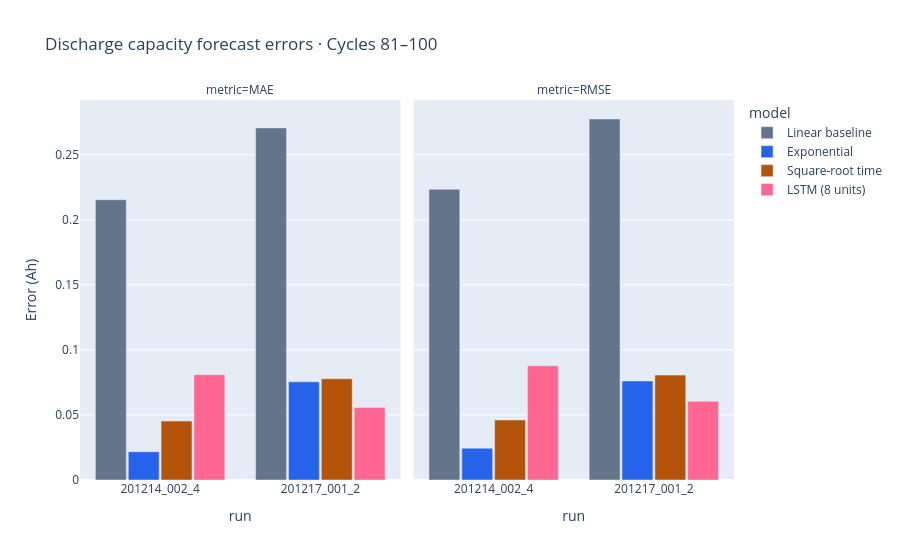

Notebook code cell kept with this figure:
### Code cell
errors = scores.melt(id_vars=["run", "model"], value_vars=metrics[:2],
                     var_name="metric", value_name="error_ah")
errors["metric"] = errors["metric"].map({"test_mae_ah": "MAE", "test_rmse_ah": "RMSE"})
fig = px.bar(errors, x="run", y="error_ah", color="model", facet_col="metric",
             barmode="group", color_discrete_map=colors, labels={"error_ah": "Error (Ah)"},
             title="Discharge capacity forecast errors · Cycles 81–100")
fig.update_layout(bargap=0.18, bargroupgap=0.06)
fig.show()

### Figure 1 — Plotly figure (JSON) as saved in the notebook; plotly's stock layout.template omitted (floating-point values rounded to 4 significant figures)
{"data": [{"alignmentgroup": "True", "hovertemplate": "model=Linear baseline<br>metric=MAE<br>run=%{x}<br>Error (Ah)=%{y}<extra></extra>", "legendgroup": "Linear baseline", "marker": {"color": "#64748B", "pattern": {"shape": ""}}, "name": "Linear baseline", "offsetgroup": "Linear baseline", "orientation": "v", "showlegend": true, "textposition": "auto", "type": "bar", "x": ["201214_002_4", "201217_001_2"], "xaxis": "x", "y": [0.2154, 0.2706], "yaxis": "y"}, {"alignmentgroup": "True", "hovertemplate": "model=Linear baseline<br>metric=RMSE<br>run=%{x}<br>Error (Ah)=%{y}<extra></extra>", "legendgroup": "Linear baseline", "marker": {"color": "#64748B", "pattern": {"shape": ""}}, "name": "Linear baseline", "offsetgroup": "Linear baseline", "orientation": "v", "showlegend": false, "textposition": "auto", "type": "bar", "x": ["201214_002_4", "201217_001_2"], "xaxis": "x2", "y": [0.2234, 0.2775], "yaxis": "y2"}, {"alignmentgroup": "True", "hovertemplate": "model=Exponential<br>metric=MAE<br>run=%{x}<br>Error (Ah)=%{y}<extra></extra>", "legendgroup": "Exponential", "marker": {"color": "#2563EB", "pattern": {"shape": ""}}, "name": "Exponential", "offsetgroup": "Exponential", "orientation": "v", "showlegend": true, "textposition": "auto", "type": "bar", "x": ["201214_002_4", "201217_001_2"], "xaxis": "x", "y": [0.02175, 0.07548], "yaxis": "y"}, {"alignmentgroup": "True", "hovertemplate": "model=Exponential<br>metric=RMSE<br>run=%{x}<br>Error (Ah)=%{y}<extra></extra>", "legendgroup": "Exponential", "marker": {"color": "#2563EB", "pattern": {"shape": ""}}, "name": "Exponential", "offsetgroup": "Exponential", "orientation": "v", "showlegend": false, "textposition": "auto", "type": "bar", "x": ["201214_002_4", "201217_001_2"], "xaxis": "x2", "y": [0.02447, 0.07614], "yaxis": "y2"}, {"alignmentgroup": "True", "hovertemplate": "model=Square-root time<br>metric=MAE<br>run=%{x}<br>Error (Ah)=%{y}<extra></extra>", "legendgroup": "Square-root time", "marker": {"color": "#B45309", "pattern": {"shape": ""}}, "name": "Square-root time", "offsetgroup": "Square-root time", "orientation": "v", "showlegend": true, "textposition": "auto", "type": "bar", "x": ["201214_002_4", "201217_001_2"], "xaxis": "x", "y": [0.04534, 0.07784], "yaxis": "y"}, {"alignmentgroup": "True", "hovertemplate": "model=Square-root time<br>metric=RMSE<br>run=%{x}<br>Error (Ah)=%{y}<extra></extra>", "legendgroup": "Square-root time", "marker": {"color": "#B45309", "pattern": {"shape": ""}}, "name": "Square-root time", "offsetgroup": "Square-root time", "orientation": "v", "showlegend": false, "textposition": "auto", "type": "bar", "x": ["201214_002_4", "201217_001_2"], "xaxis": "x2", "y": [0.04613, 0.08062], "yaxis": "y2"}, {"alignmentgroup": "True", "hovertemplate": "model=LSTM (8 units)<br>metric=MAE<br>run=%{x}<br>Error (Ah)=%{y}<extra></extra>", "legendgroup": "LSTM (8 units)", "marker": {"color": "#FF6692", "pattern": {"shape": ""}}, "name": "LSTM (8 units)", "offsetgroup": "LSTM (8 units)", "orientation": "v", "showlegend": true, "textposition": "auto", "type": "bar", "x": ["201214_002_4", "201217_001_2"], "xaxis": "x", "y": [0.08096, 0.05581], "yaxis": "y"}, {"alignmentgroup": "True", "hovertemplate": "model=LSTM (8 units)<br>metric=RMSE<br>run=%{x}<br>Error (Ah)=%{y}<extra></extra>", "legendgroup": "LSTM (8 units)", "marker": {"color": "#FF6692", "pattern": {"shape": ""}}, "name": "LSTM (8 units)", "offsetgroup": "LSTM (8 units)", "orientation": "v", "showlegend": false, "textposition": "auto", "type": "bar", "x": ["201214_002_4", "201217_001_2"], "xaxis": "x2", "y": [0.08777, 0.06049], "yaxis": "y2"}], "layout": {"annotations": [{"font": {}, "showarrow": false, "text": "metric=MAE", "x": 0.245, "xanchor": "center", "xref": "paper", "y": 1, "yanchor": "bottom", "yref": "paper"}, {"font": {}, "showarrow": false, "text": "metric=RMSE", "x": 0.755, "xanchor": "center", "xref": "paper", "y": 1, "yanchor": "bottom", "yref": "paper"}], "bargap": 0.18, "bargroupgap": 0.06, "barmode": "group", "legend": {"title": {"text": "model"}, "tracegroupgap": 0}, "title": {"text": "Discharge capacity forecast errors · Cycles 81–100"}, "xaxis": {"anchor": "y", "domain": [0, 0.49], "title": {"text": "run"}}, "xaxis2": {"anchor": "y2", "domain": [0.51, 1], "matches": "x", "title": {"text": "run"}}, "yaxis": {"anchor": "x", "domain": [0, 1], "title": {"text": "Error (Ah)"}}, "yaxis2": {"anchor": "x2", "domain": [0, 1], "matches": "y", "showticklabels": false}}}
